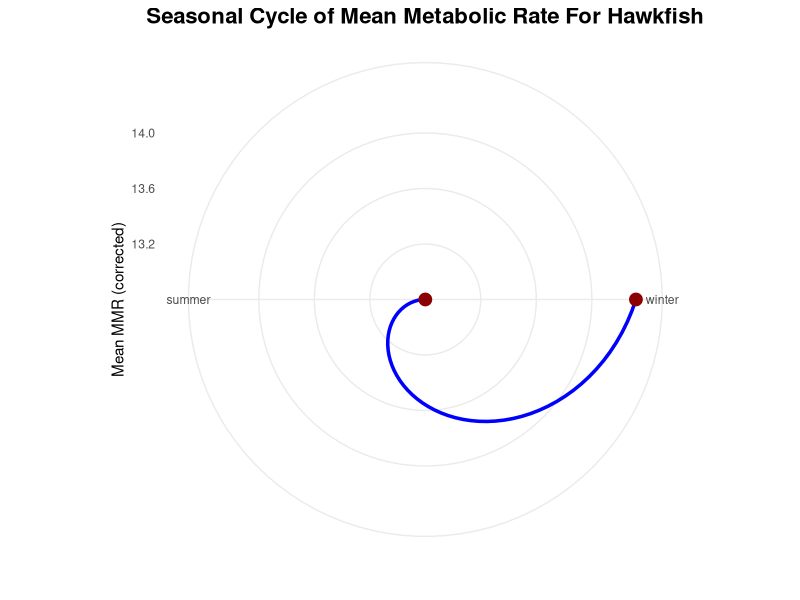
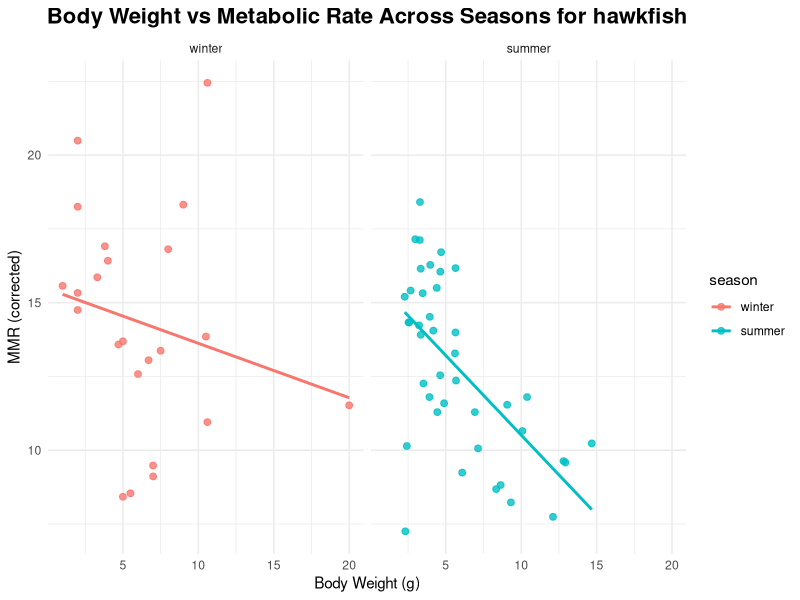
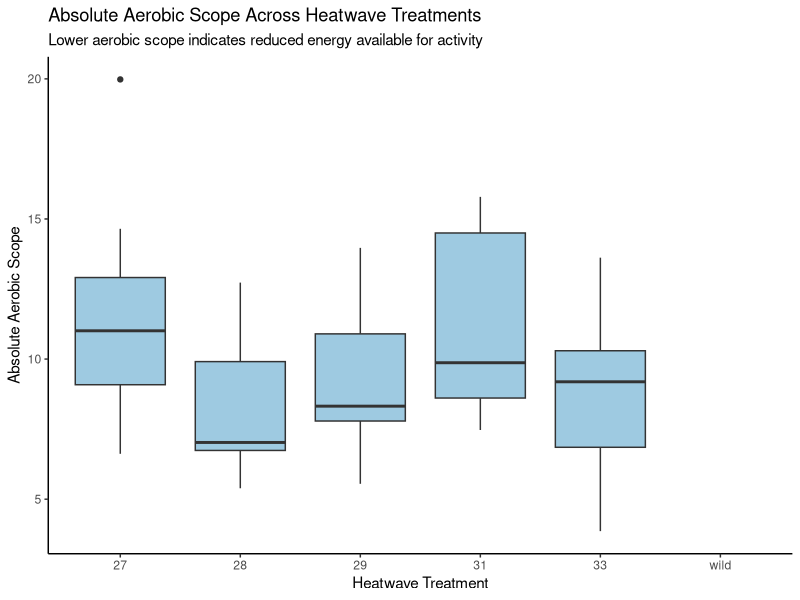
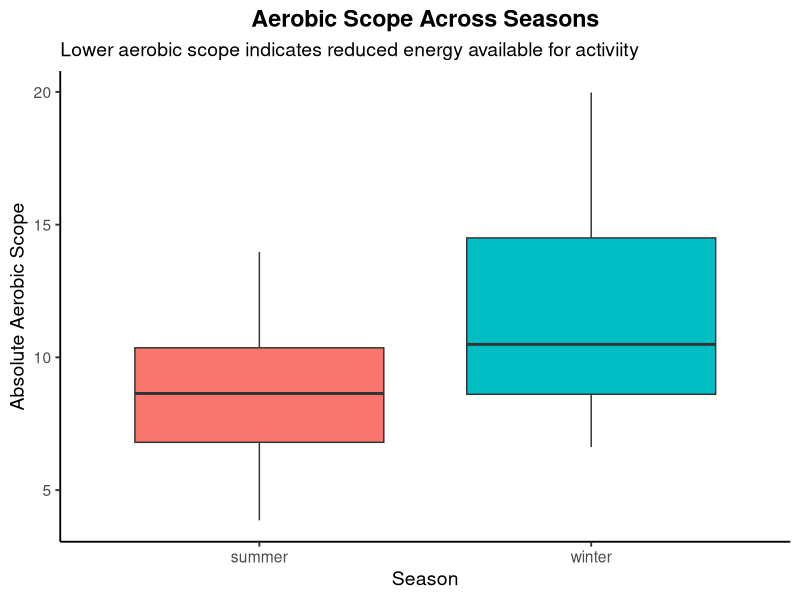
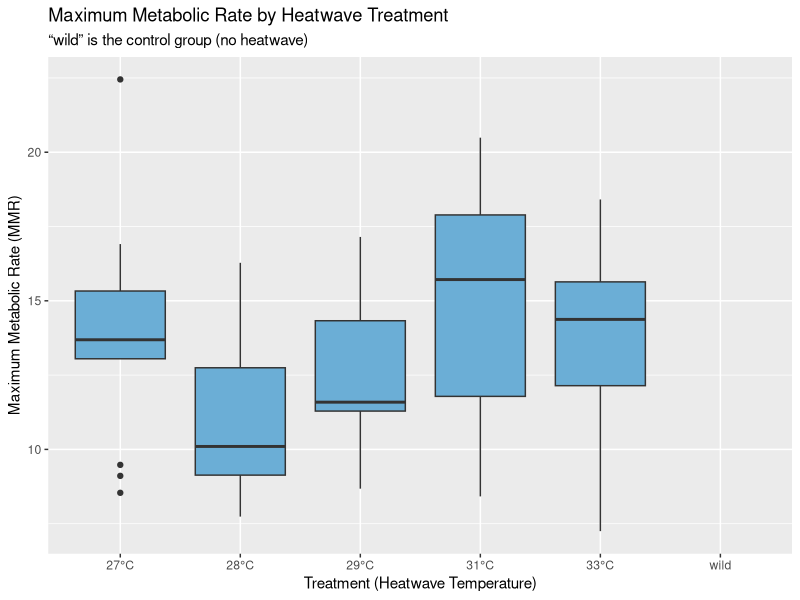
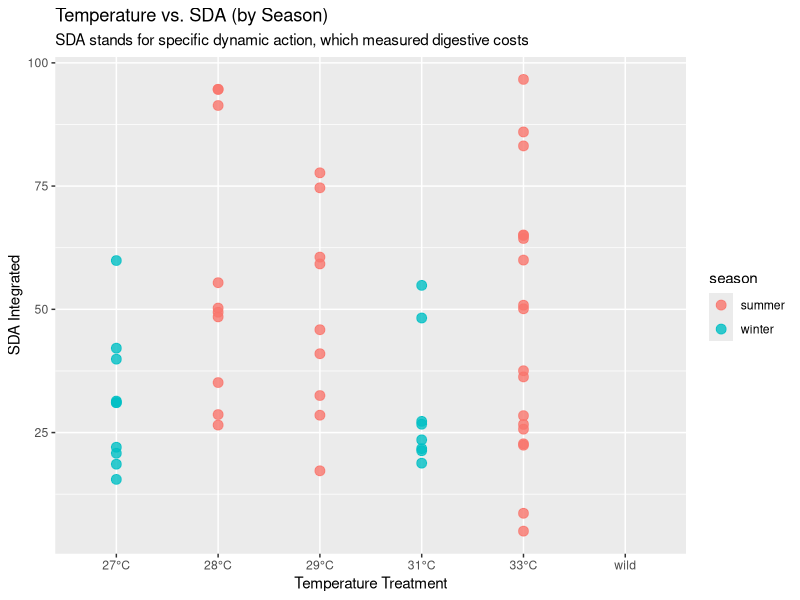

These charts were generated, in order, by the following R code:
## ---- chunk 1
library(tidyverse)
library(broom)
library(viridisLite)
library(ggplot2)
## ---- chunk 2
heatwaves_coral_fish <- read_csv("../data/VanWert_etal_2023_hawkfish.csv")
glimpse(heatwaves_coral_fish)
## ---- chunk 3
heatwaves_coral_fish_clean <- heatwaves_coral_fish |>
  rename(wet_mass = bw_g,
         total_length = tl_cm,
         standard_length = sl_cm,
         max_metabolic_rate = mmr_corrected,
         standard_metabolic_rate = smr_low10_all,
         absolute_aerobic_scope = aas_corrected,
         factorial_aerobic_scope = fas,
         SDA_coeff = sda_coeff,
         temp_of_arrhythmia = tarr,
         peak_max_heart_rate = fhmax_peak,
         temp_at_max_heart_rate = tpeak)
## ---- chunk 4

heatwave_vs_mmr <- heatwaves_coral_fish_clean |>
  ggplot(aes(x = treatment_new, y = max_metabolic_rate)) +
  geom_boxplot(fill = "#6BAED6") +
  scale_x_discrete(labels = function(x) ifelse(x == "wild", "wild", paste0(x, "°C"))) +
  labs(
    title = "Maximum Metabolic Rate by Heatwave Treatment",
    subtitle = "“wild” is the control group (no heatwave)",
    x = "Treatment (Heatwave Temperature)",
    y = "Maximum Metabolic Rate (MMR)"
  )

# Save the plot
ggsave("fig_heatwave_boxplot.png", heatwave_vs_mmr, width = 7, height = 5)

## ---- chunk 5

temp_energy_season <- heatwaves_coral_fish_clean |>
  ggplot(aes(x = treatment_new, y = SDA_integrated, color = season)) +
  geom_point(alpha = 0.8, size = 3) +
  scale_x_discrete(labels = function(x) ifelse(x == "wild", "wild", paste0(x, "°C"))) +
  labs(
    title = "Temperature vs. SDA (by Season)",
    subtitle = "SDA stands for specific dynamic action, which measured digestive costs",
    x = "Temperature Treatment",
    y = "SDA Integrated"
  )

# Save the plot
ggsave("fig_temp_energy_season_scatterplot.png", temp_energy_season, width = 7, height = 5)
## ---- chunk 6

df <- read.csv("../data/VanWert_etal_2023_hawkfish.csv")
df$season <- factor(df$season, 
                    levels = c("winter", "spring", "summer", "fall"))


season_means <- df |>
  group_by(season) |>
  summarise(mean_mmr = mean(mmr_corrected, na.rm = TRUE))


ggplot(season_means, aes(x = season, y = mean_mmr, group = 1)) +
  geom_line(size = 1.2, color = "blue") +
  geom_point(size = 4, color = "darkred") +
  coord_polar() +
  theme_minimal() +
  labs(
    title = "Seasonal Cycle of Mean Metabolic Rate For Hawkfish",
    x = "",
    y = "Mean MMR (corrected)"
  ) +
  theme(
    plot.title = element_text(size = 16, face = "bold", hjust = 0.5)
   
  )


## ---- chunk 7

df <- read.csv("../data/VanWert_etal_2023_hawkfish.csv")

df$season <- factor(df$season, 
                    levels = c("winter", "spring", "summer", "fall"))

ggplot(df, aes(x = bw_g, y = mmr_corrected, color = season)) +
  geom_point(alpha = 0.8, size = 2) +
  geom_smooth(method = "lm", se = FALSE) +
  facet_wrap(~ season, nrow = 1) +
  theme_minimal() +
  labs(
    title = "Body Weight vs Metabolic Rate Across Seasons for hawkfish",
    x = "Body Weight (g)",
    y = "MMR (corrected)"
  ) +
  theme(
    plot.title = element_text(size = 16, face = "bold", hjust = 0.5)

  )

## ---- chunk 8
aerobic_scope_treatment <- heatwaves_coral_fish_clean |>
  ggplot(aes(x = treatment_new, y = absolute_aerobic_scope)) +
  geom_boxplot(fill = "#9ECAE1") +
  labs(
    title = "Absolute Aerobic Scope Across Heatwave Treatments",
    subtitle = "Lower aerobic scope indicates reduced energy available for activity",
    x = "Heatwave Treatment",
    y = "Absolute Aerobic Scope"
  ) +
  theme_classic()

# Display the plot
aerobic_scope_treatment
## ---- chunk 9
heatwaves_coral_fish_clean |>
  ggplot(aes(x = season, y = absolute_aerobic_scope, fill = season)) +
  geom_boxplot() +
  labs(
    title = "Aerobic Scope Across Seasons",
    subtitle = "Lower aerobic scope indicates reduced energy available for activiity",
    x = "Season",
    y = "Absolute Aerobic Scope"
  ) +
  theme_classic(base_size = 14) +
  theme(
    legend.position = "none",
    plot.title = element_text(face = "bold", hjust = 0.5)
  )
## ---- chunk 10

## ---- chunk 11
